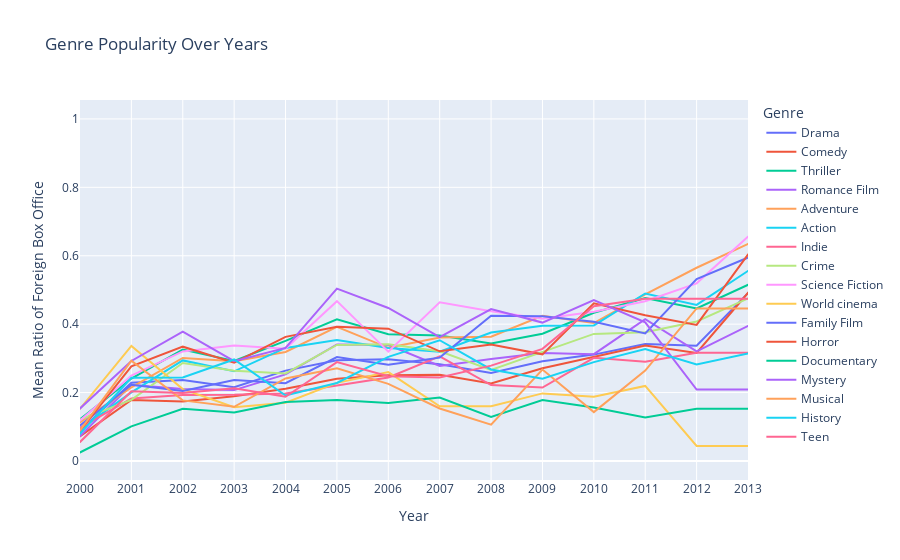

The notebook cell this image was saved under:
### Markdown cell above
# todo

### Code cell
# Get a list of unique release dates
release_dates = df_genre_analysis['release_date'].unique()
genres_cols = list(df_genres_dummies.columns)[1:]

# For each release date, compute the mean ratio of home country for each genre
mean_ratio_per_year = {}
for date in release_dates:
    mean_ratio_per_year[date] = {}
    for genre in genres_cols:
        mean_ratio_per_year[date][genre] = df_genre_analysis[(df_genre_analysis[genre] == 1) & (df_genre_analysis['release_date'] == date)]["ratio_of_home_country"].mean()

# Create a dataframe from the dictionary
df_mean_ratio_per_year = pd.DataFrame(mean_ratio_per_year)

# Do 1 - mean_ratio to get the ratio of foreign box office
df_mean_ratio_per_year = 1 - df_mean_ratio_per_year

# Replace Nan with 0
df_mean_ratio_per_year.fillna(0, inplace=True)

# Plot the mean ratio of foreign box office for each genre over time
# Plot a lign for each genre
# Transpose the DataFrame to get years as rows
df_mean_ratio_per_year = df_mean_ratio_per_year.T

# Order the years
df_mean_ratio_per_year.sort_index(inplace=True)

# Fill missing last year values
df_mean_ratio_per_year.iloc[-3][df_mean_ratio_per_year.iloc[-3] == 0] = df_mean_ratio_per_year.iloc[-4][df_mean_ratio_per_year.iloc[-3] == 0]
df_mean_ratio_per_year.iloc[-2][df_mean_ratio_per_year.iloc[-2] == 0] = df_mean_ratio_per_year.iloc[-3][df_mean_ratio_per_year.iloc[-2] == 0]
df_mean_ratio_per_year.iloc[-1][df_mean_ratio_per_year.iloc[-1] == 0] = df_mean_ratio_per_year.iloc[-2][df_mean_ratio_per_year.iloc[-1] == 0] 


# Initialize the figure
fig = go.Figure()

# Add traces
for genre in genres_cols:
    fig.add_trace(go.Scatter(
        x=df_mean_ratio_per_year.index,
        y=df_mean_ratio_per_year[genre],
        mode='lines',
        name=genre[7:], 
       
    ))

# Set the layout
fig.update_layout(
    title='Genre Popularity Over Years',
    xaxis=dict(title='Year', range=[2000, 2013], dtick=1),
    yaxis=dict(title='Mean Ratio of Foreign Box Office'),
    legend=dict(title='Genre'), 
)

# Save the plot as an HTML file
#offline.plot(fig, filename='docs/plots/genre_evolution.html', auto_open=False)

# Show the figure
fig.show()
